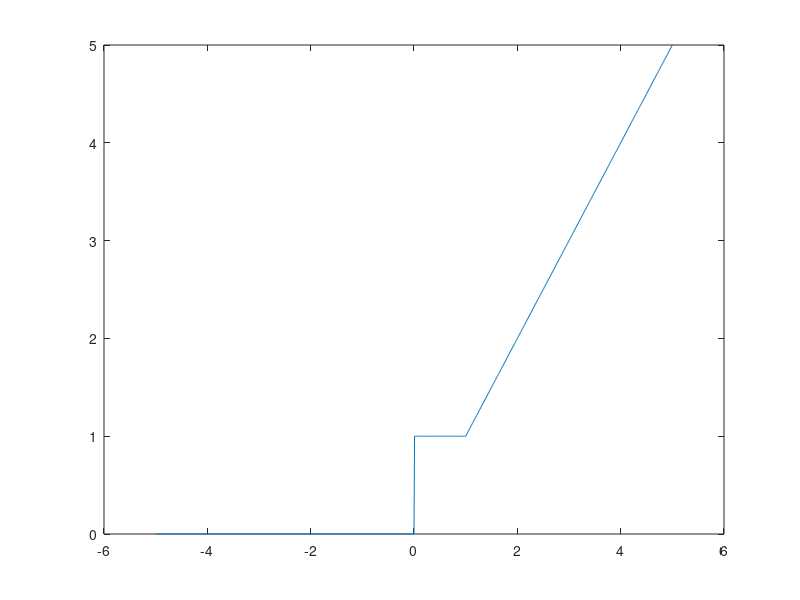

Write the MATLAB code that produced this figure.
%%%%%%%%%%%%%%%%%%%%%%%%%%%%%%%%%%%%%%%%%%%%%%%%%%%%%%%%%%%%%%%%%%%%%%%%%%%%%%%%
% Subject:	Engineer Tools
% File:		Attestation 4 - SW10
% Author:	Ervin Mazlagic
% Date:		Mai 3. 2013
%%%%%%%%%%%%%%%%%%%%%%%%%%%%%%%%%%%%%%%%%%%%%%%%%%%%%%%%%%%%%%%%%%%%%%%%%%%%%%%%

%%%%% Preparations
clear;	
clc;

%%%%% Exercise 4.1
x = -5:0.01:5;

for n=1:length(x)
	if x(n)<=0
		a(n)=0;
	elseif x(n)>1
		a(n)=x(n);
	else
		a(n)=1;
	end
end

plot(x,a)


